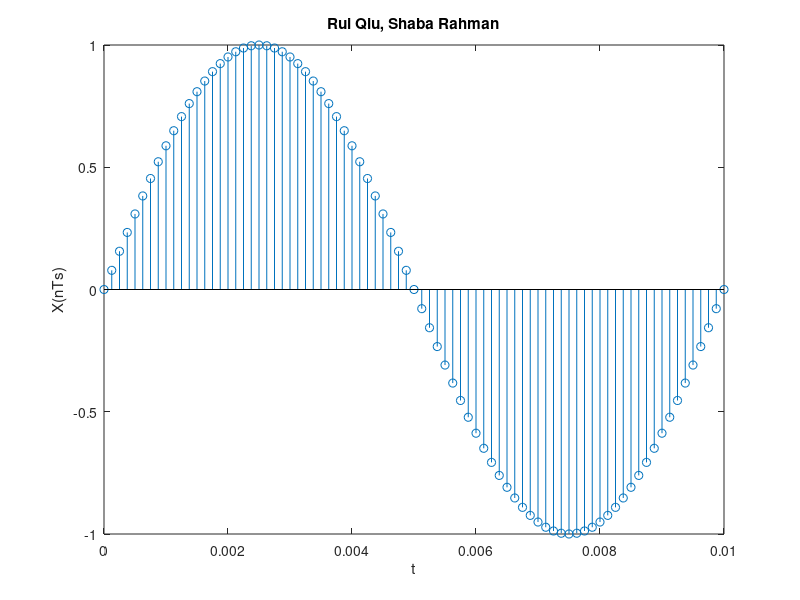

Reproduce this figure in MATLAB.
%
% Do a plot of a sampled sinusoid with frequency f = 100 Hz
%
f = 100;
%
% Sampling frequency and interval
fs = 8000;
Ts = 1/fs;
%
% Set time duration of plot, i.e., 10 msec.
tfinalplot = 10e-3;
%
% Make the time vector for the plot
nplot=0:Ts:tfinalplot;
%
% Sample the sinusoid.
xnT = sin(2*pi*f*nplot);


%
% Make the plot
stem(nplot, xnT);
%axis([0 0.01 -1.1 1.1]);
ylabel("X(nTs)");
xlabel("t");
title("Rui Qiu, Shaba Rahman");
%
% Uncomment/edit this next line to save the graph.
exportgraphics(gcf, 'Q1.jpg');
%